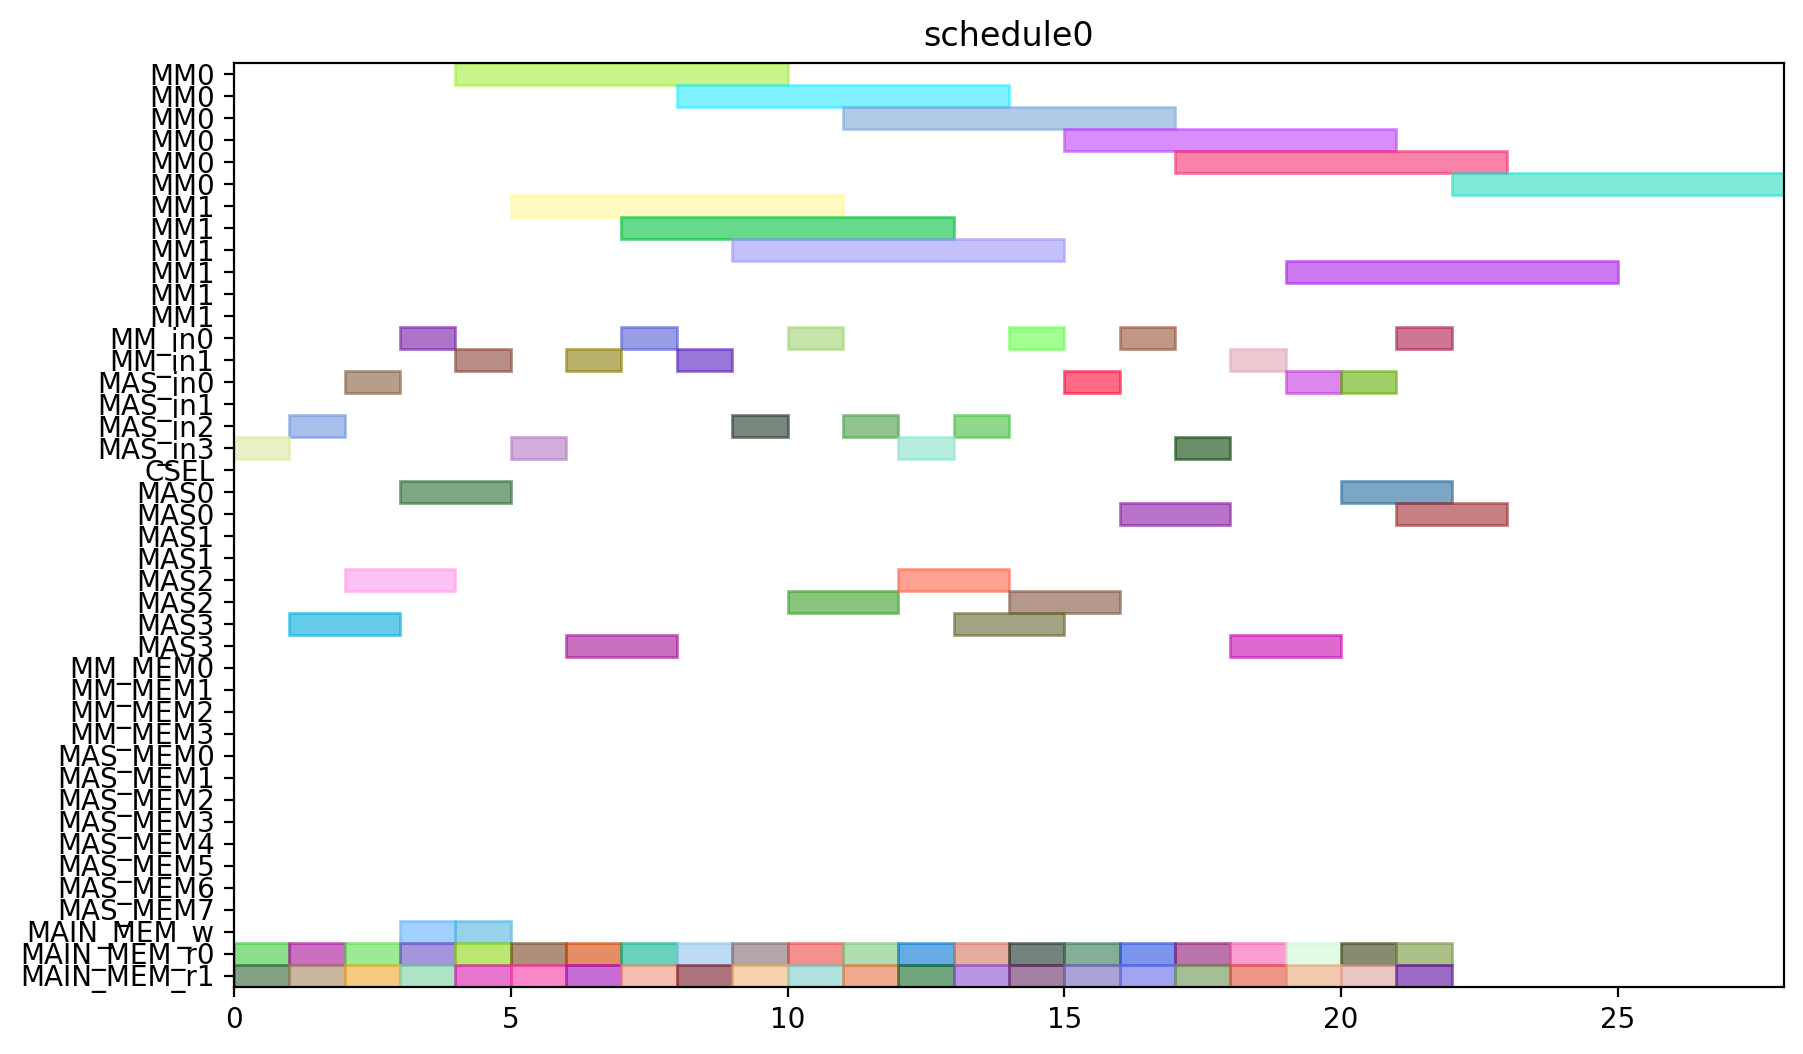

Reproduce this figure in Python.
from pyschedule import Scenario, solvers, plotters, alt


def solve():
	horizon = 120
	S = Scenario("schedule0", horizon=horizon)

	# resource
	MM = S.Resources('MM', num=2, size=6)
	MM_in = S.Resources('MM_in', num=2)
	MAS_in = S.Resources('MAS_in', num=4)
	CSEL = S.Resource('CSEL')
	MAS = S.Resources('MAS', num=4, size=2, periods=range(1, horizon))
	MM_MEM = S.Resources('MM_MEM', num=4)
	MAS_MEM = S.Resources('MAS_MEM', num=8)
	MAIN_MEM_w = S.Resource('MAIN_MEM_w', size=1)
	MAIN_MEM_r = S.Resources('MAIN_MEM_r', num=2)

	# result of previous scheduling

	# new tasks
	c10_t0 = S.Task('c10_t0', length=6, delay_cost=1)
	c10_t0 += alt(MM)
	c10_t0_in = S.Task('c10_t0_in', length=1, delay_cost=1)
	c10_t0_in += alt(MM_in)
	S += c10_t0_in*MM_in[0]<=c10_t0*MM[0]
	S += c10_t0_in*MM_in[1]<=c10_t0*MM[1]
	c10_t0_mem0 = S.Task('c10_t0_mem0', length=1, delay_cost=1)
	c10_t0_mem0 += MAIN_MEM_r[0]
	S += c10_t0_mem0 <= c10_t0

	c10_t0_mem1 = S.Task('c10_t0_mem1', length=1, delay_cost=1)
	c10_t0_mem1 += MAIN_MEM_r[1]
	S += c10_t0_mem1 <= c10_t0

	c10_t1 = S.Task('c10_t1', length=6, delay_cost=1)
	c10_t1 += alt(MM)
	c10_t1_in = S.Task('c10_t1_in', length=1, delay_cost=1)
	c10_t1_in += alt(MM_in)
	S += c10_t1_in*MM_in[0]<=c10_t1*MM[0]
	S += c10_t1_in*MM_in[1]<=c10_t1*MM[1]
	c10_t1_mem0 = S.Task('c10_t1_mem0', length=1, delay_cost=1)
	c10_t1_mem0 += MAIN_MEM_r[0]
	S += c10_t1_mem0 <= c10_t1

	c10_t1_mem1 = S.Task('c10_t1_mem1', length=1, delay_cost=1)
	c10_t1_mem1 += MAIN_MEM_r[1]
	S += c10_t1_mem1 <= c10_t1

	c10_t2 = S.Task('c10_t2', length=2, delay_cost=1)
	c10_t2 += alt(MAS)
	c10_t2_in = S.Task('c10_t2_in', length=1, delay_cost=1)
	c10_t2_in += alt(MAS_in)
	S += c10_t2_in*MAS_in[0]<=c10_t2*MAS[0]

	S += c10_t2_in*MAS_in[1]<=c10_t2*MAS[1]

	S += c10_t2_in*MAS_in[2]<=c10_t2*MAS[2]

	S += c10_t2_in*MAS_in[3]<=c10_t2*MAS[3]

	c10_t2_mem0 = S.Task('c10_t2_mem0', length=1, delay_cost=1)
	c10_t2_mem0 += MAIN_MEM_r[0]
	S += c10_t2_mem0 <= c10_t2

	c10_t2_mem1 = S.Task('c10_t2_mem1', length=1, delay_cost=1)
	c10_t2_mem1 += MAIN_MEM_r[1]
	S += c10_t2_mem1 <= c10_t2

	c10_t3 = S.Task('c10_t3', length=2, delay_cost=1)
	c10_t3 += alt(MAS)
	c10_t3_in = S.Task('c10_t3_in', length=1, delay_cost=1)
	c10_t3_in += alt(MAS_in)
	S += c10_t3_in*MAS_in[0]<=c10_t3*MAS[0]

	S += c10_t3_in*MAS_in[1]<=c10_t3*MAS[1]

	S += c10_t3_in*MAS_in[2]<=c10_t3*MAS[2]

	S += c10_t3_in*MAS_in[3]<=c10_t3*MAS[3]

	c10_t3_mem0 = S.Task('c10_t3_mem0', length=1, delay_cost=1)
	c10_t3_mem0 += MAIN_MEM_r[0]
	S += c10_t3_mem0 <= c10_t3

	c10_t3_mem1 = S.Task('c10_t3_mem1', length=1, delay_cost=1)
	c10_t3_mem1 += MAIN_MEM_r[1]
	S += c10_t3_mem1 <= c10_t3

	c20_t0 = S.Task('c20_t0', length=6, delay_cost=1)
	c20_t0 += alt(MM)
	c20_t0_in = S.Task('c20_t0_in', length=1, delay_cost=1)
	c20_t0_in += alt(MM_in)
	S += c20_t0_in*MM_in[0]<=c20_t0*MM[0]
	S += c20_t0_in*MM_in[1]<=c20_t0*MM[1]
	c20_t0_mem0 = S.Task('c20_t0_mem0', length=1, delay_cost=1)
	c20_t0_mem0 += MAIN_MEM_r[0]
	S += c20_t0_mem0 <= c20_t0

	c20_t0_mem1 = S.Task('c20_t0_mem1', length=1, delay_cost=1)
	c20_t0_mem1 += MAIN_MEM_r[1]
	S += c20_t0_mem1 <= c20_t0

	c20_t1 = S.Task('c20_t1', length=6, delay_cost=1)
	c20_t1 += alt(MM)
	c20_t1_in = S.Task('c20_t1_in', length=1, delay_cost=1)
	c20_t1_in += alt(MM_in)
	S += c20_t1_in*MM_in[0]<=c20_t1*MM[0]
	S += c20_t1_in*MM_in[1]<=c20_t1*MM[1]
	c20_t1_mem0 = S.Task('c20_t1_mem0', length=1, delay_cost=1)
	c20_t1_mem0 += MAIN_MEM_r[0]
	S += c20_t1_mem0 <= c20_t1

	c20_t1_mem1 = S.Task('c20_t1_mem1', length=1, delay_cost=1)
	c20_t1_mem1 += MAIN_MEM_r[1]
	S += c20_t1_mem1 <= c20_t1

	c20_t2 = S.Task('c20_t2', length=2, delay_cost=1)
	c20_t2 += alt(MAS)
	c20_t2_in = S.Task('c20_t2_in', length=1, delay_cost=1)
	c20_t2_in += alt(MAS_in)
	S += c20_t2_in*MAS_in[0]<=c20_t2*MAS[0]

	S += c20_t2_in*MAS_in[1]<=c20_t2*MAS[1]

	S += c20_t2_in*MAS_in[2]<=c20_t2*MAS[2]

	S += c20_t2_in*MAS_in[3]<=c20_t2*MAS[3]

	c20_t2_mem0 = S.Task('c20_t2_mem0', length=1, delay_cost=1)
	c20_t2_mem0 += MAIN_MEM_r[0]
	S += c20_t2_mem0 <= c20_t2

	c20_t2_mem1 = S.Task('c20_t2_mem1', length=1, delay_cost=1)
	c20_t2_mem1 += MAIN_MEM_r[1]
	S += c20_t2_mem1 <= c20_t2

	c20_t3 = S.Task('c20_t3', length=2, delay_cost=1)
	c20_t3 += alt(MAS)
	c20_t3_in = S.Task('c20_t3_in', length=1, delay_cost=1)
	c20_t3_in += alt(MAS_in)
	S += c20_t3_in*MAS_in[0]<=c20_t3*MAS[0]

	S += c20_t3_in*MAS_in[1]<=c20_t3*MAS[1]

	S += c20_t3_in*MAS_in[2]<=c20_t3*MAS[2]

	S += c20_t3_in*MAS_in[3]<=c20_t3*MAS[3]

	c20_t3_mem0 = S.Task('c20_t3_mem0', length=1, delay_cost=1)
	c20_t3_mem0 += MAIN_MEM_r[0]
	S += c20_t3_mem0 <= c20_t3

	c20_t3_mem1 = S.Task('c20_t3_mem1', length=1, delay_cost=1)
	c20_t3_mem1 += MAIN_MEM_r[1]
	S += c20_t3_mem1 <= c20_t3

	c01_t0 = S.Task('c01_t0', length=6, delay_cost=1)
	c01_t0 += alt(MM)
	c01_t0_in = S.Task('c01_t0_in', length=1, delay_cost=1)
	c01_t0_in += alt(MM_in)
	S += c01_t0_in*MM_in[0]<=c01_t0*MM[0]
	S += c01_t0_in*MM_in[1]<=c01_t0*MM[1]
	c01_t0_mem0 = S.Task('c01_t0_mem0', length=1, delay_cost=1)
	c01_t0_mem0 += MAIN_MEM_r[0]
	S += c01_t0_mem0 <= c01_t0

	c01_t0_mem1 = S.Task('c01_t0_mem1', length=1, delay_cost=1)
	c01_t0_mem1 += MAIN_MEM_r[1]
	S += c01_t0_mem1 <= c01_t0

	c01_t1 = S.Task('c01_t1', length=6, delay_cost=1)
	c01_t1 += alt(MM)
	c01_t1_in = S.Task('c01_t1_in', length=1, delay_cost=1)
	c01_t1_in += alt(MM_in)
	S += c01_t1_in*MM_in[0]<=c01_t1*MM[0]
	S += c01_t1_in*MM_in[1]<=c01_t1*MM[1]
	c01_t1_mem0 = S.Task('c01_t1_mem0', length=1, delay_cost=1)
	c01_t1_mem0 += MAIN_MEM_r[0]
	S += c01_t1_mem0 <= c01_t1

	c01_t1_mem1 = S.Task('c01_t1_mem1', length=1, delay_cost=1)
	c01_t1_mem1 += MAIN_MEM_r[1]
	S += c01_t1_mem1 <= c01_t1

	c01_t2 = S.Task('c01_t2', length=2, delay_cost=1)
	c01_t2 += alt(MAS)
	c01_t2_in = S.Task('c01_t2_in', length=1, delay_cost=1)
	c01_t2_in += alt(MAS_in)
	S += c01_t2_in*MAS_in[0]<=c01_t2*MAS[0]

	S += c01_t2_in*MAS_in[1]<=c01_t2*MAS[1]

	S += c01_t2_in*MAS_in[2]<=c01_t2*MAS[2]

	S += c01_t2_in*MAS_in[3]<=c01_t2*MAS[3]

	c01_t2_mem0 = S.Task('c01_t2_mem0', length=1, delay_cost=1)
	c01_t2_mem0 += MAIN_MEM_r[0]
	S += c01_t2_mem0 <= c01_t2

	c01_t2_mem1 = S.Task('c01_t2_mem1', length=1, delay_cost=1)
	c01_t2_mem1 += MAIN_MEM_r[1]
	S += c01_t2_mem1 <= c01_t2

	c01_t3 = S.Task('c01_t3', length=2, delay_cost=1)
	c01_t3 += alt(MAS)
	c01_t3_in = S.Task('c01_t3_in', length=1, delay_cost=1)
	c01_t3_in += alt(MAS_in)
	S += c01_t3_in*MAS_in[0]<=c01_t3*MAS[0]

	S += c01_t3_in*MAS_in[1]<=c01_t3*MAS[1]

	S += c01_t3_in*MAS_in[2]<=c01_t3*MAS[2]

	S += c01_t3_in*MAS_in[3]<=c01_t3*MAS[3]

	c01_t3_mem0 = S.Task('c01_t3_mem0', length=1, delay_cost=1)
	c01_t3_mem0 += MAIN_MEM_r[0]
	S += c01_t3_mem0 <= c01_t3

	c01_t3_mem1 = S.Task('c01_t3_mem1', length=1, delay_cost=1)
	c01_t3_mem1 += MAIN_MEM_r[1]
	S += c01_t3_mem1 <= c01_t3

	c11_t0 = S.Task('c11_t0', length=6, delay_cost=1)
	c11_t0 += alt(MM)
	c11_t0_in = S.Task('c11_t0_in', length=1, delay_cost=1)
	c11_t0_in += alt(MM_in)
	S += c11_t0_in*MM_in[0]<=c11_t0*MM[0]
	S += c11_t0_in*MM_in[1]<=c11_t0*MM[1]
	c11_t0_mem0 = S.Task('c11_t0_mem0', length=1, delay_cost=1)
	c11_t0_mem0 += MAIN_MEM_r[0]
	S += c11_t0_mem0 <= c11_t0

	c11_t0_mem1 = S.Task('c11_t0_mem1', length=1, delay_cost=1)
	c11_t0_mem1 += MAIN_MEM_r[1]
	S += c11_t0_mem1 <= c11_t0

	c11_t1 = S.Task('c11_t1', length=6, delay_cost=1)
	c11_t1 += alt(MM)
	c11_t1_in = S.Task('c11_t1_in', length=1, delay_cost=1)
	c11_t1_in += alt(MM_in)
	S += c11_t1_in*MM_in[0]<=c11_t1*MM[0]
	S += c11_t1_in*MM_in[1]<=c11_t1*MM[1]
	c11_t1_mem0 = S.Task('c11_t1_mem0', length=1, delay_cost=1)
	c11_t1_mem0 += MAIN_MEM_r[0]
	S += c11_t1_mem0 <= c11_t1

	c11_t1_mem1 = S.Task('c11_t1_mem1', length=1, delay_cost=1)
	c11_t1_mem1 += MAIN_MEM_r[1]
	S += c11_t1_mem1 <= c11_t1

	c11_t2 = S.Task('c11_t2', length=2, delay_cost=1)
	c11_t2 += alt(MAS)
	c11_t2_in = S.Task('c11_t2_in', length=1, delay_cost=1)
	c11_t2_in += alt(MAS_in)
	S += c11_t2_in*MAS_in[0]<=c11_t2*MAS[0]

	S += c11_t2_in*MAS_in[1]<=c11_t2*MAS[1]

	S += c11_t2_in*MAS_in[2]<=c11_t2*MAS[2]

	S += c11_t2_in*MAS_in[3]<=c11_t2*MAS[3]

	c11_t2_mem0 = S.Task('c11_t2_mem0', length=1, delay_cost=1)
	c11_t2_mem0 += MAIN_MEM_r[0]
	S += c11_t2_mem0 <= c11_t2

	c11_t2_mem1 = S.Task('c11_t2_mem1', length=1, delay_cost=1)
	c11_t2_mem1 += MAIN_MEM_r[1]
	S += c11_t2_mem1 <= c11_t2

	c11_t3 = S.Task('c11_t3', length=2, delay_cost=1)
	c11_t3 += alt(MAS)
	c11_t3_in = S.Task('c11_t3_in', length=1, delay_cost=1)
	c11_t3_in += alt(MAS_in)
	S += c11_t3_in*MAS_in[0]<=c11_t3*MAS[0]

	S += c11_t3_in*MAS_in[1]<=c11_t3*MAS[1]

	S += c11_t3_in*MAS_in[2]<=c11_t3*MAS[2]

	S += c11_t3_in*MAS_in[3]<=c11_t3*MAS[3]

	c11_t3_mem0 = S.Task('c11_t3_mem0', length=1, delay_cost=1)
	c11_t3_mem0 += MAIN_MEM_r[0]
	S += c11_t3_mem0 <= c11_t3

	c11_t3_mem1 = S.Task('c11_t3_mem1', length=1, delay_cost=1)
	c11_t3_mem1 += MAIN_MEM_r[1]
	S += c11_t3_mem1 <= c11_t3

	c21_t0 = S.Task('c21_t0', length=6, delay_cost=1)
	c21_t0 += alt(MM)
	c21_t0_in = S.Task('c21_t0_in', length=1, delay_cost=1)
	c21_t0_in += alt(MM_in)
	S += c21_t0_in*MM_in[0]<=c21_t0*MM[0]
	S += c21_t0_in*MM_in[1]<=c21_t0*MM[1]
	c21_t0_mem0 = S.Task('c21_t0_mem0', length=1, delay_cost=1)
	c21_t0_mem0 += MAIN_MEM_r[0]
	S += c21_t0_mem0 <= c21_t0

	c21_t0_mem1 = S.Task('c21_t0_mem1', length=1, delay_cost=1)
	c21_t0_mem1 += MAIN_MEM_r[1]
	S += c21_t0_mem1 <= c21_t0

	c21_t1 = S.Task('c21_t1', length=6, delay_cost=1)
	c21_t1 += alt(MM)
	c21_t1_in = S.Task('c21_t1_in', length=1, delay_cost=1)
	c21_t1_in += alt(MM_in)
	S += c21_t1_in*MM_in[0]<=c21_t1*MM[0]
	S += c21_t1_in*MM_in[1]<=c21_t1*MM[1]
	c21_t1_mem0 = S.Task('c21_t1_mem0', length=1, delay_cost=1)
	c21_t1_mem0 += MAIN_MEM_r[0]
	S += c21_t1_mem0 <= c21_t1

	c21_t1_mem1 = S.Task('c21_t1_mem1', length=1, delay_cost=1)
	c21_t1_mem1 += MAIN_MEM_r[1]
	S += c21_t1_mem1 <= c21_t1

	c21_t2 = S.Task('c21_t2', length=2, delay_cost=1)
	c21_t2 += alt(MAS)
	c21_t2_in = S.Task('c21_t2_in', length=1, delay_cost=1)
	c21_t2_in += alt(MAS_in)
	S += c21_t2_in*MAS_in[0]<=c21_t2*MAS[0]

	S += c21_t2_in*MAS_in[1]<=c21_t2*MAS[1]

	S += c21_t2_in*MAS_in[2]<=c21_t2*MAS[2]

	S += c21_t2_in*MAS_in[3]<=c21_t2*MAS[3]

	c21_t2_mem0 = S.Task('c21_t2_mem0', length=1, delay_cost=1)
	c21_t2_mem0 += MAIN_MEM_r[0]
	S += c21_t2_mem0 <= c21_t2

	c21_t2_mem1 = S.Task('c21_t2_mem1', length=1, delay_cost=1)
	c21_t2_mem1 += MAIN_MEM_r[1]
	S += c21_t2_mem1 <= c21_t2

	c21_t3 = S.Task('c21_t3', length=2, delay_cost=1)
	c21_t3 += alt(MAS)
	c21_t3_in = S.Task('c21_t3_in', length=1, delay_cost=1)
	c21_t3_in += alt(MAS_in)
	S += c21_t3_in*MAS_in[0]<=c21_t3*MAS[0]

	S += c21_t3_in*MAS_in[1]<=c21_t3*MAS[1]

	S += c21_t3_in*MAS_in[2]<=c21_t3*MAS[2]

	S += c21_t3_in*MAS_in[3]<=c21_t3*MAS[3]

	c21_t3_mem0 = S.Task('c21_t3_mem0', length=1, delay_cost=1)
	c21_t3_mem0 += MAIN_MEM_r[0]
	S += c21_t3_mem0 <= c21_t3

	c21_t3_mem1 = S.Task('c21_t3_mem1', length=1, delay_cost=1)
	c21_t3_mem1 += MAIN_MEM_r[1]
	S += c21_t3_mem1 <= c21_t3

	c000 = S.Task('c000', length=2, delay_cost=1)
	c000 += alt(MAS)
	c000_in = S.Task('c000_in', length=1, delay_cost=1)
	c000_in += alt(MAS_in)
	S += c000_in*MAS_in[0]<=c000*MAS[0]

	S += c000_in*MAS_in[1]<=c000*MAS[1]

	S += c000_in*MAS_in[2]<=c000*MAS[2]

	S += c000_in*MAS_in[3]<=c000*MAS[3]

	S += 0<c000

	c000_w = S.Task('c000_w', length=1, delay_cost=1)
	c000_w += alt(MAIN_MEM_w)
	S += c000 <= c000_w

	c000_mem0 = S.Task('c000_mem0', length=1, delay_cost=1)
	c000_mem0 += MAIN_MEM_r[0]
	S += c000_mem0 <= c000

	c000_mem1 = S.Task('c000_mem1', length=1, delay_cost=1)
	c000_mem1 += MAIN_MEM_r[1]
	S += c000_mem1 <= c000

	c001 = S.Task('c001', length=2, delay_cost=1)
	c001 += alt(MAS)
	c001_in = S.Task('c001_in', length=1, delay_cost=1)
	c001_in += alt(MAS_in)
	S += c001_in*MAS_in[0]<=c001*MAS[0]

	S += c001_in*MAS_in[1]<=c001*MAS[1]

	S += c001_in*MAS_in[2]<=c001*MAS[2]

	S += c001_in*MAS_in[3]<=c001*MAS[3]

	S += 0<c001

	c001_w = S.Task('c001_w', length=1, delay_cost=1)
	c001_w += alt(MAIN_MEM_w)
	S += c001 <= c001_w

	c001_mem0 = S.Task('c001_mem0', length=1, delay_cost=1)
	c001_mem0 += MAIN_MEM_r[0]
	S += c001_mem0 <= c001

	c001_mem1 = S.Task('c001_mem1', length=1, delay_cost=1)
	c001_mem1 += MAIN_MEM_r[1]
	S += c001_mem1 <= c001

	solvers.mip.solve(S,msg=1,kind='CPLEX',ratio_gap=1.01)

	solution = [['hoge']*len(S.solution()[1]) for i in range(len(S.solution()))]
	for i in range(len(S.solution())):
		for j in range(len(S.solution()[i])):
			solution[i][j]=str(S.solution()[i][j])
	print(solution)

	cycles = int(solution[-1][3])

	pic_file_name = "/mnt/rose/usr1/fukuda/ABE/multiRAM_multiMAS_16mux/scheduling_result/stage6MM2_stage2MAS4/FROB/schedule0.png"
	if(S.solution() != []):
		plotters.matplotlib.plot(S,img_filename=pic_file_name, show_task_labels=False, fig_size=(cycles*0.25+3, 6))

	return solution
